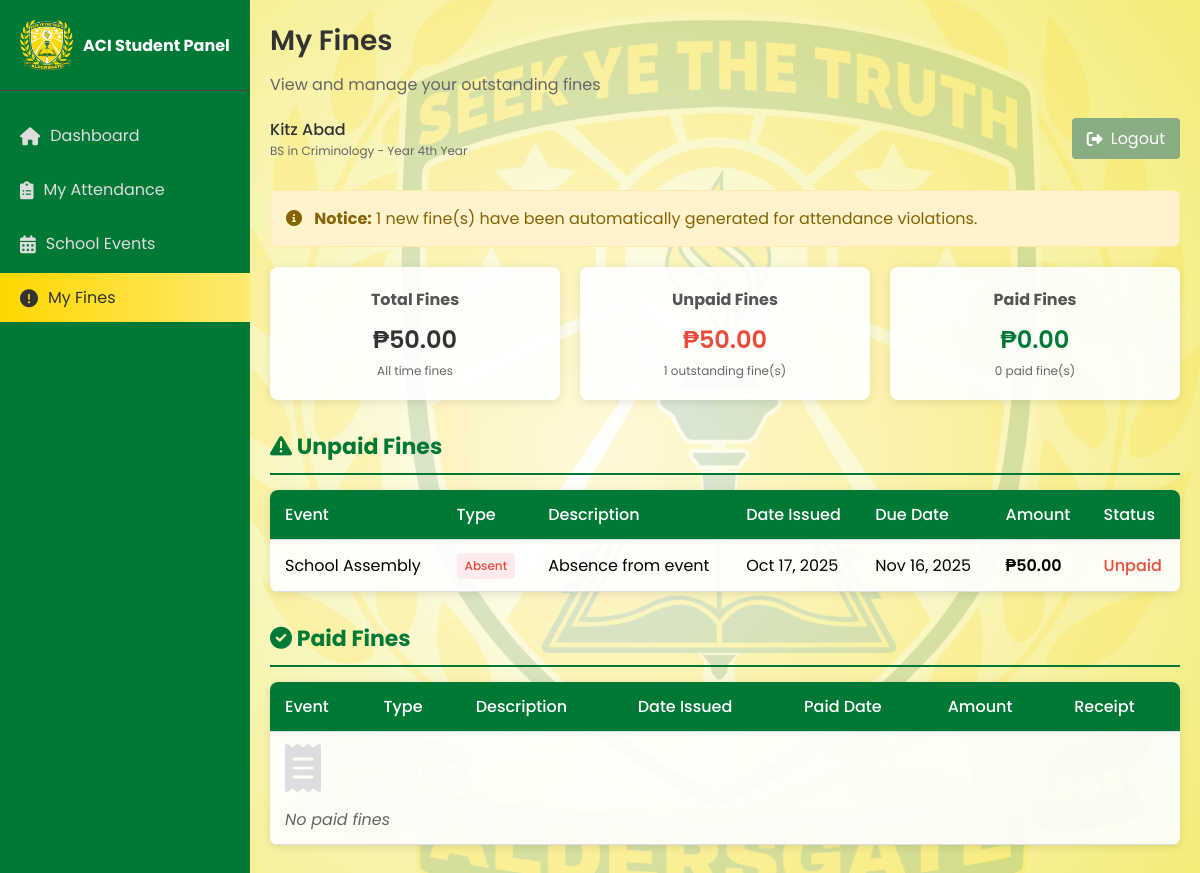
The app's page /students/fines.php (signed in) with its own data.
### tables this page shows
CREATE TABLE `admin_fines`  (
  `fine_id` int(11) NOT NULL AUTO_INCREMENT,
  `student_id` int(11) NOT NULL,
  `event_id` int(11) NULL DEFAULT NULL,
  `attendance_id` int(11) NULL DEFAULT NULL,
  `fine_type` enum('late','absent','damage','other') NOT NULL,
  `amount` decimal(10, 2) NOT NULL,
  `description` varchar(255) NULL DEFAULT NULL,
  `date_issued` date NOT NULL,
  `due_date` date NOT NULL,
  `status` enum('unpaid','paid','waived') NULL DEFAULT 'unpaid',
  `paid_date` date NULL DEFAULT NULL,
  `receipt_number` varchar(50) NULL DEFAULT NULL,
  `issued_by` int(11) NULL DEFAULT NULL,
  PRIMARY KEY (`fine_id`) USING BTREE,
  INDEX `event_id`(`event_id`) USING BTREE,
  INDEX `attendance_id`(`attendance_id`) USING BTREE,
  INDEX `issued_by`(`issued_by`) USING BTREE,
  CONSTRAINT `admin_fines_ibfk_2` FOREIGN KEY (`event_id`) REFERENCES `admin_event` (`event_id`) ON DELETE SET NULL ON UPDATE RESTRICT,
  CONSTRAINT `admin_fines_ibfk_3` FOREIGN KEY (`attendance_id`) REFERENCES `admin_attendance` (`record_id`) ON DELETE SET NULL ON UPDATE RESTRICT,
  CONSTRAINT `admin_fines_ibfk_4` FOREIGN KEY (`issued_by`) REFERENCES `admin` (`admin_id`) ON DELETE SET NULL ON UPDATE RESTRICT
);

CREATE TABLE `admin_event`  (
  `event_id` int(11) NOT NULL AUTO_INCREMENT,
  `event_name` varchar(100) NOT NULL,
  `description` text NULL,
  `date` date NOT NULL,
  `start_time` time(0) NOT NULL,
  `end_time` time(0) NOT NULL,
  `location` varchar(100) NULL DEFAULT NULL,
  `is_mandatory` tinyint(1) NULL DEFAULT 1,
  `created_by` int(11) NULL DEFAULT NULL,
  `date_created` datetime(0) NULL DEFAULT current_timestamp(0),
  `status` varchar(20) NULL DEFAULT NULL,
  `fine_amount` decimal(10, 2) NULL DEFAULT NULL,
  `fine_reason` varchar(255) NULL DEFAULT NULL,
  `year_level` varchar(20) NULL DEFAULT NULL,
  PRIMARY KEY (`event_id`) USING BTREE,
  INDEX `created_by`(`created_by`) USING BTREE,
  CONSTRAINT `admin_event_ibfk_1` FOREIGN KEY (`created_by`) REFERENCES `admin` (`admin_id`) ON DELETE SET NULL ON UPDATE RESTRICT
);

### students/fines.php (the view, shortened to what this page needs)
<?php
$servername = "localhost";
$username = "root";
$password = "";
$dbname = "biometric";
$conn = new mysqli($servername, $username, $password, $dbname);
$student_id = $_SESSION['student_id'];
$student_name = $_SESSION['student_name'];
$student_course = $_SESSION['student_course'];
$student_year = $_SESSION['student_year'];
$fines_sql = "SELECT
                f.fine_id,
                f.fine_type,
                f.amount,
                f.description,
                f.date_issued,
                f.due_date,
                f.status,
                f.paid_date,
                f.receipt_number,
                e.event_name,
                e.date as event_date,
                a.attendance_status
              FROM admin_fines f
              LEFT JOIN admin_event e ON f.event_id = e.event_id
              LEFT JOIN students_events a ON f.attendance_id = a.id
              WHERE f.student_id = ?
              ORDER BY f.date_issued DESC";
$stmt = $conn->prepare($fines_sql);
$stmt->bind_param("i", $student_id);
$stmt->execute();
$fines_result = $stmt->get_result();
$total_fines = 0;
$unpaid_fines = 0;
$paid_fines = 0;
$unpaid_fines_list = [];
$paid_fines_list = [];
if ($fines_result->num_rows > 0) {
    while($fine = $fines_result->fetch_assoc()) {
        $total_fines += $fine['amount'];
        if ($fine['status'] === 'paid') {
            $paid_fines += $fine['amount'];
            $paid_fines_list[] = $fine;
        } else {
            $unpaid_fines += $fine['amount'];
            $unpaid_fines_list[] = $fine;
        }
    }
}
$missing_fines_sql = "SELECT se.*, e.event_name, e.date as event_date, e.fine_amount
                     FROM students_events se
                     JOIN admin_event e ON se.event_id = e.event_id
                     WHERE se.student_id = ?
                     AND se.attendance_status IN ('absent', 'late')
                     AND e.fine_amount > 0
                     AND NOT EXISTS (
                         SELECT 1 FROM admin_fines af
                         WHERE af.attendance_id = se.id
                     )";
$missing_stmt = $conn->prepare($missing_fines_sql);
$missing_stmt->bind_param("i", $student_id);
$missing_stmt->execute();
$missing_result = $missing_stmt->get_result();
$new_fines_generated = 0;
if ($missing_result->num_rows > 0) {
    while($absence = $missing_result->fetch_assoc()) {
        $new_fines_generated++;
    }
    if ($new_fines_generated > 0) {
        $stmt = $conn->prepare($fines_sql);
        $stmt->bind_param("i", $student_id);
        $stmt->execute();
        $fines_result = $stmt->get_result();
        $total_fines = 0;
        $unpaid_fines = 0;
        $paid_fines = 0;
        $unpaid_fines_list = [];
        $paid_fines_list = [];
        if ($fines_result->num_rows > 0) {
            while($fine = $fines_result->fetch_assoc()) {
                $total_fines += $fine['amount'];
                if ($fine['status'] === 'paid') {
                    $paid_fines += $fine['amount'];
                    $paid_fines_list[] = $fine;
                } else {
                    $unpaid_fines += $fine['amount'];
                    $unpaid_fines_list[] = $fine;
                }
            }
        }
    }
}
?>
<!DOCTYPE html>
<html lang="en">
<head>
    <link rel="stylesheet" href="https://cdnjs.cloudflare.com/ajax/libs/font-awesome/6.0.0-beta3/css/all.min.css">
</head>
<body>
    <aside class="sidebar">
        <div class="sidebar-header">
            <img src="../images/logo.png" alt="ACI Logo">
            <h4>ACI Student Panel</h4>
        </div>
        <ul class="sidebar-menu">
            <li><a href="/biometric/students/dashboard.php"><i class="fas fa-home"></i> Dashboard</a></li>
            <li><a href="/biometric/students/attendance.php"><i class="fas fa-clipboard-list"></i> My Attendance</a></li>
            <li><a href="/biometric/students/events.php"><i class="fas fa-calendar-alt"></i> School Events</a></li>
            <li><a href="/biometric/students/fines.php" class="active"><i class="fas fa-exclamation-circle"></i> My Fines</a></li>
        </ul>
    </aside>
    <main class="main-content">
        <div class="container">
            <div class="header">
                <h1>My Fines</h1>
                <p>View and manage your outstanding fines</p>
                <div class="user-profile">
                    <div class="user-info">
                        <div class="user-name"><?php echo htmlspecialchars($student_name); ?></div>
                        <div class="user-role"><?php echo htmlspecialchars($student_course); ?> - Year <?php echo htmlspecialchars($student_year); ?></div>
                    </div>
                    <a href="/biometric/login/logout.php" class="logout-btn">
                        <i class="fas fa-sign-out-alt"></i> Logout
                    </a>
                </div>
            </div>
            <?php if ($new_fines_generated > 0): ?>
            <div class="alert">
                <i class="fas fa-info-circle"></i>
                <strong>Notice:</strong> <?php echo $new_fines_generated; ?> new fine(s) have been automatically generated for attendance violations.
            </div>
            <?php endif; ?>
            <div class="fines-summary">
                <div class="summary-card">
                    <h3>Total Fines</h3>
                    <div class="summary-value total-fines">₱<?php echo number_format($total_fines, 2); ?></div>
                    <div class="summary-subtext">All time fines</div>
                </div>
                <div class="summary-card">
                    <h3>Unpaid Fines</h3>
                    <div class="summary-value unpaid-fines">₱<?php echo number_format($unpaid_fines, 2); ?></div>
                    <div class="summary-subtext"><?php echo count($unpaid_fines_list); ?> outstanding fine(s)</div>
                </div>
                <div class="summary-card">
                    <h3>Paid Fines</h3>
                    <div class="summary-value paid-fines">₱<?php echo number_format($paid_fines, 2); ?></div>
                    <div class="summary-subtext"><?php echo count($paid_fines_list); ?> paid fine(s)</div>
                </div>
            </div>
            <div class="fines-section">
                <h2 class="section-title">
                    <i class="fas fa-exclamation-triangle"></i> Unpaid Fines
                </h2>
                <table class="fines-table">
                    <thead>
                        <tr>
                            <th>Event</th>
                            <th>Type</th>
                            <th>Description</th>
                            <th>Date Issued</th>
                            <th>Due Date</th>
                            <th>Amount</th>
                            <th>Status</th>
                        </tr>
                    </thead>
                    <tbody>
                        <?php if (empty($unpaid_fines_list)): ?>
                        <tr>
                            <td colspan="7" class="no-data">
                                <i class="fas fa-check-circle"></i><br>
                                No unpaid fines
                            </td>
                        </tr>
                        <?php else: ?>
                        <?php foreach ($unpaid_fines_list as $fine): ?>
                        <tr>
                            <td><?php echo htmlspecialchars($fine['event_name'] ?? 'N/A'); ?></td>
                            <td>
                                <span class="fine-type type-absent">
                                    <?php
                                    $display_type = ($fine['fine_type'] === 'late') ? 'absent' : ($fine['fine_type'] ?? 'absent');
                                    echo ucfirst($display_type);
                                    ?>
                                </span>
                            </td>
                            <td><?php echo htmlspecialchars($fine['description'] ?? 'Attendance violation'); ?></td>
                            <td><?php echo isset($fine['date_issued']) ? date('M d, Y', strtotime($fine['date_issued'])) : 'N/A'; ?></td>
                            <td><?php echo isset($fine['due_date']) ? date('M d, Y', strtotime($fine['due_date'])) : 'N/A'; ?></td>
                            <td class="currency">₱<?php echo number_format($fine['amount'], 2); ?></td>
                            <td class="status-unpaid">Unpaid</td>
                        </tr>
                        <?php endforeach; ?>
                        <?php endif; ?>
                    </tbody>
                </table>
            </div>
            <div class="fines-section">
                <h2 class="section-title">
                    <i class="fas fa-check-circle"></i> Paid Fines
                </h2>
                <table class="fines-table">
                    <thead>
                        <tr>
                            <th>Event</th>
                            <th>Type</th>
                            <th>Description</th>
                            <th>Date Issued</th>
                            <th>Paid Date</th>
                            <th>Amount</th>
                            <th>Receipt</th>
                        </tr>
                    </thead>
                    <tbody>
                        <?php if (empty($paid_fines_list)): ?>
                        <tr>
                            <td colspan="7" class="no-data">
                                <i class="fas fa-receipt"></i><br>
                                No paid fines
                            </td>
                        </tr>
                        <?php endif; ?>
                    </tbody>
                </table>
            </div>
        </div>
    </main>
</body>
</html>

### students/fines.php (style rules this page uses)
* { margin: 0; padding: 0; box-sizing: border-box; font-family: 'Poppins', sans-serif; }
body { position: relative; background: radial-gradient(circle, white, rgb(243, 236, 117)); min-height: 100vh; overflow-x: hidden; display: flex; }
body::before { content: ""; position: absolute; top: 0; left: 220px; right: 0; bottom: 0; background-image: url('../images/logo.png'); background-size: 100%; background-repeat: no-repeat; background-position: center; opacity: 0.15; z-index: -1; pointer-events: none; }
.sidebar { width: 250px; background-color: #007836; color: white; min-height: 100vh; padding: 20px 0; }
.sidebar-header { padding: 0 20px 20px; border-bottom: 1px solid #444; margin-bottom: 20px; display: flex; align-items: center; }
.sidebar-header img { height: 50px; margin-right: 10px; }
.sidebar-menu { list-style: none; }
.sidebar-menu li { margin-bottom: 5px; }
.sidebar-menu a { display: flex; align-items: center; padding: 12px 20px; color: #ddd; text-decoration: none; transition: all 0.3s; }
.sidebar-menu a.active { background: linear-gradient(to right, #FFD700, #FFEA70); color: #333; }
.sidebar-menu i { margin-right: 10px; font-size: 18px; }
.main-content { flex: 1; padding: 20px; overflow-y: auto; }
.container { max-width: 1200px; margin: 0 auto; }
.header { margin-bottom: 30px; }
.header h1 { color: #333; font-size: 28px; font-weight: 600; margin-bottom: 10px; }
.header p { color: #666; margin-bottom: 20px; }
.user-profile { display: flex; justify-content: space-between; align-items: center; margin-bottom: 20px; }
.user-info { text-align: left; }
.user-name { font-weight: 500; color: #333; }
.user-role { font-size: 12px; color: #666; }
.logout-btn { display: flex; align-items: center; gap: 8px; background: rgb(137, 172, 133); color: white; padding: 8px 15px; border-radius: 4px; text-decoration: none; transition: all 0.3s; }
.fines-summary { display: grid; grid-template-columns: repeat(auto-fit, minmax(250px, 1fr)); gap: 20px; margin-bottom: 30px; }
.summary-card { background: rgba(255, 255, 255, 0.9); padding: 20px; border-radius: 8px; box-shadow: 0 2px 10px rgba(0,0,0,0.1); text-align: center; }
.summary-card h3 { font-size: 16px; color: #555; margin-bottom: 10px; }
.summary-value { font-size: 24px; font-weight: 600; margin-bottom: 5px; }
.summary-subtext { font-size: 12px; color: #666; }
.total-fines { color: #333; }
.unpaid-fines { color: #e74c3c; }
.paid-fines { color: #007836; }
.fines-section { margin-bottom: 30px; }
.section-title { color: #007836; font-size: 22px; margin: 30px 0 15px 0; padding-bottom: 10px; border-bottom: 2px solid #007836; }
.fines-table { width: 100%; border-collapse: collapse; background: rgba(255, 255, 255, 0.9); border-radius: 8px; overflow: hidden; box-shadow: 0 2px 10px rgba(0,0,0,0.1); margin-bottom: 30px; }
.fines-table th, .fines-table td { padding: 12px 15px; text-align: left; border-bottom: 1px solid #ddd; }
.fines-table th { background-color: #007836; color: white; font-weight: 500; }
.status-unpaid { color: #e74c3c; font-weight: 500; }
.fine-type { display: inline-block; padding: 4px 8px; border-radius: 4px; font-size: 12px; font-weight: 500; }
.type-absent { background-color: #ffebee; color: #e74c3c; }
.currency { font-weight: 600; }
.no-data { text-align: center; padding: 40px; color: #666; font-style: italic; }
.no-data i { font-size: 48px; margin-bottom: 15px; color: #ddd; }
.alert { background: #fff3cd; border: 1px solid #ffeaa7; border-radius: 6px; padding: 15px; margin-bottom: 20px; color: #856404; }
.alert i { margin-right: 8px; }

### records on screen
admin_fines: event.event_name "School Assembly", fine_type "Absent", description "Absence from event", date_issued "Oct 17, 2025", due_date "Nov 16, 2025", amount "50.00"

### other values on screen
$student_name "Kitz Abad"
$student_course "BS in Criminology"
$student_year "4th Year"
$new_fines_generated "1"
$total_fines "50.00"
$unpaid_fines "50.00"
count($unpaid_fines_list) "1"
$paid_fines "0.00"
count($paid_fines_list) "0"
